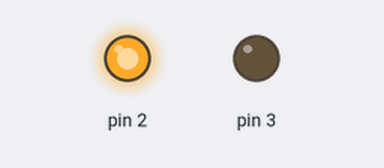
The sketch below on a simulated Arduino Uno, built with avr-gcc and run on an emulated ATmega328P. Shown: output pins drawn as LEDs (lit = HIGH).

Above: at 1.5 s.
At 4.5 s:
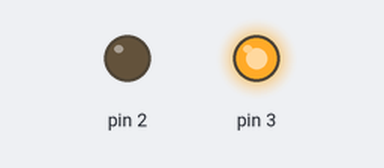
Timing chart, 0 to 7.8 s (numbered marks = the images above):
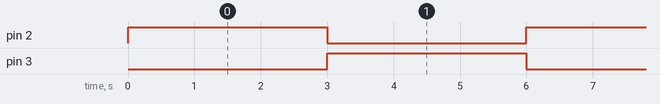

Measured:
- by itself, pin 2, pin 3: alternates HIGH for 3.0 s and LOW for 3.0 s

The sketch:

l293d.ino
```cpp
// C++ code
//
/*
  Este sketch muestra el uso y funcionamiento del
  CI L293D con un motorreductor

  L293D Datasheet
  https://www.alldatasheet.es/datasheet-pdf/pdf/22432/STMICROELECTRONICS/L293D.html

  Conexiones CI:
     1 - +5V
     2 - Arduino D2
     3 - Motorreductor
     4, 5 - GND
     6 - Motorreductor
     7 - Arduino D3
     8 - +9V
*/

void setup()
{
  pinMode(2, OUTPUT);
  pinMode(3, OUTPUT);
}

void loop()
{
  digitalWrite(2, HIGH);
  digitalWrite(3, LOW);
  delay(3000); // Wait for 3000 millisecond(s)
  digitalWrite(2, LOW);
  digitalWrite(3, HIGH);
  delay(3000); // Wait for 3000 millisecond(s)
}
```
